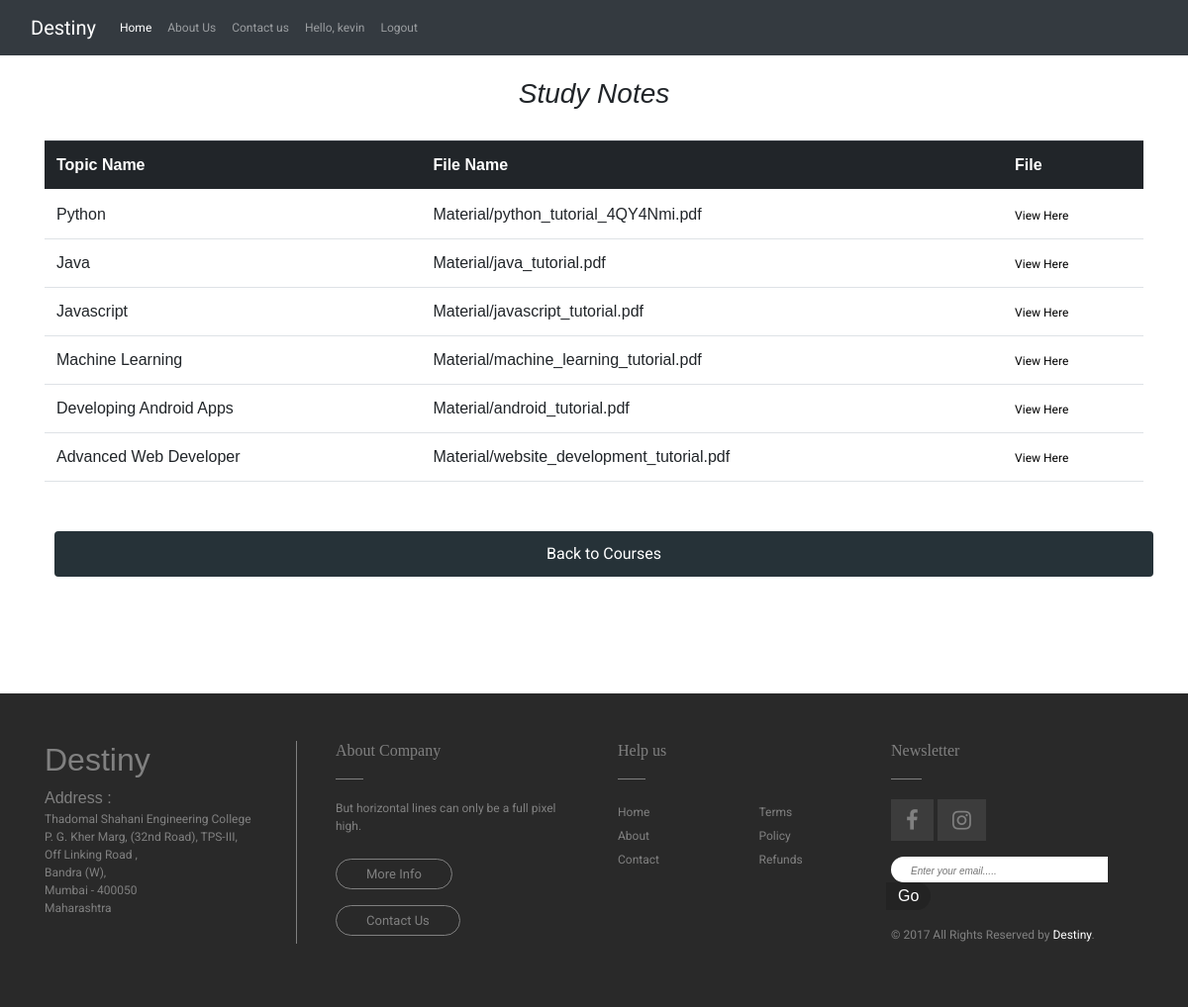
Page /resources.html (signed in) on the committed database.
### Home/models.py (models this page shows)
class Upload_Files(models.Model):
    topic_name = models.CharField(max_length=200)
    notes_file = models.FileField(upload_to="Material/")

### Home/views.py (the view)
# urls.py: path('resources.html', views.resources, name='resources.html'),
def resources(request):
    all_Materials = Upload_Files.objects.all()
    return render(request, 'resources.html', {"Materials": all_Materials})

### templates/resources.html (shortened to what this page needs)
{% extends 'base.html' %}
{% load static %}
{% block body %}
<head>
	<link rel="stylesheet" href="https://stackpath.bootstrapcdn.com/bootstrap/4.5.2/css/bootstrap.min.css">
	<link rel="stylesheet" href="https://cdnjs.cloudflare.com/ajax/libs/font-awesome/4.7.0/css/font-awesome.min.css">
</head>
<body>
<div class="container" id = "notes">
    <h3><i>Study Notes</i></h3> <table class="table">
 <thead class="thead-dark">
        <th scope="col">Topic Name</th>
        <th scope="col">File Name</th>
        <th scope="col">File</th>
 </thead>
        {% for Material in Materials %}
        <tr >
            <td >{{ Material.topic_name }}</td>
            <td>{{Material.notes_file}}</td>
            <td><a href="{{Material.notes_file.url}}" type = "application/pdf" >View Here</a></td>
        </tr>
{% endfor %}
  </table>
    <br>
    <div ><a href="catalog"><button type="submit" class="btn" id="back" >Back to Courses</button></a></div><br> <br>
</div>
{% endblock body %}

### templates/base.html (shortened to what this page needs)
{% load static %}
<!DOCTYPE html>
<html lang="en">
    <head>
        <link rel="stylesheet" href="Assets/css/catalogStyle.css">
        <link href="https://cdn.jsdelivr.net/npm/bootstrap@5.0.0-beta3/dist/css/bootstrap.min.css" rel="stylesheet"
>
    </head>
    <body>
<nav class="navbar navbar-expand-lg navbar-dark bg-dark">
    <div class="container-fluid">
      <a class="navbar-brand" href="/">Destiny</a>
      <div class="collapse navbar-collapse" id="navbarSupportedContent">
        <ul class="navbar-nav me-auto mb-2 mb-lg-0">
          <li class="nav-item">
            <a class="nav-link active" aria-current="page" href="/">Home</a>
          </li>
          <li class="nav-item">
            <a class="nav-link" href="aboutus">About Us</a>
          </li>
          <li class="nav-item">
            <a class="nav-link" href="contactus">Contact us</a>
          </li>
            {% if user.is_authenticated %}
            <li class="nav-item">
                <a class="nav-link"> Hello, {{user.username}}</a></li>
            <li class="nav-item">
            <a class="nav-link" href="logout">Logout</a>
          </li>
            {% elif faculty.is_authenticated %}
            <li class="nav-item">
                <a class="nav-link"> Hello, {{faculty.username}}</a></li>
            <li class="nav-item">
            <a class="nav-link" href="logout">Logout</a>
          </li>
            {% endif %}
        </ul>
      </div>
    </div>
  </nav>
    {% block body %}
    {% endblock body %}
  <link rel="stylesheet" href="https://maxcdn.bootstrapcdn.com/bootstrap/4.1.3/css/bootstrap.min.css">
  <link rel="stylesheet" href="https://cdnjs.cloudflare.com/ajax/libs/font-awesome/4.7.0/css/font-awesome.min.css">
  <link rel="stylesheet" href= "{% static 'css/footerStyle.css' %}">
<body>
<footer class="container-fluid bg-grey py-5">
<div class="container">
   <div class="row">
      <div class="col-md-6">
         <div class="row">
            <div class="col-md-6 ">
               <div class="logo-part">
                  <h2>Destiny</h2>
                  <address><span>
                    Address :
                    <p>Thadomal Shahani Engineering College<br>
                    P. G. Kher Marg, (32nd Road), TPS-III,<br>
                    Off Linking Road ,<br>
                    Bandra (W),<br>
                    Mumbai - 400050<br>
                    Maharashtra</p></span>
                  </address>
               </div>
            </div>
            <div class="col-md-6 px-4">
               <h6> About Company</h6>
               <p>But horizontal lines can only be a full pixel high.</p>
               <a href="#" class="btn-footer"> More Info </a><br>
               <a href="#" class="btn-footer"> Contact Us</a>
            </div>
         </div>
      </div>
      <div class="col-md-6">
         <div class="row">
            <div class="col-md-6 px-4">
               <h6> Help us</h6>
               <div class="row ">
                  <div class="col-md-6">
                     <ul>
                        <li> <a href="/"> Home</a> </li>
                        <li> <a href="aboutus"> About</a> </li>
                        <li> <a href="contactus"> Contact</a> </li>
                     </ul>
                  </div>
                  <div class="col-md-6 px-4">
                     <ul>
                        <li> <a href="#"> Terms</a> </li>
                        <li> <a href="#"> Policy</a> </li>
                        <li> <a href="#"> Refunds</a> </li>
                     </ul>
                  </div>
               </div>
            </div>
            <div class="col-md-6 ">
               <h6> Newsletter</h6>
               <div class="social">
                  <a href="aboutus.html"><i class="fa fa-facebook" aria-hidden="true"></i></a>
                  <a href="Contactus.html"><i class="fa fa-instagram" aria-hidden="true"></i></a>
               </div>
               <form class="form-footer my-3">
                  <input type="text"  placeholder="Enter your email....." name="search">
                  <input type="button" value="Go" >
               </form>
               <p class="copyright-text">&copy; 2017 All Rights Reserved by
         <a href="index.html" style="color: White;">Destiny</a>.
            </div>
         </div>
      </div>
   </div>
</div>
</body>
</html>

### static/css/footerStyle.css (style rules this page uses)
body { font-family: 'Signika', sans-serif; }
.bg-grey { background: #292929; }
footer { color: grey; }
footer p, a { font-size: 12px; font-family: 'Roboto', sans-serif; }
footer h6 { font-family: 'Playfair Display', serif; margin-bottom: 40px; position: relative; }
footer h6:after { position: absolute; content: ""; background: grey; width: 12%; height: 1px; left: 0; bottom: -20px; }
.btn-footer { color: grey; text-decoration: none; border: 1px solid; border-radius: 43px; font-size: 13px; padding: 7px 30px; line-height: 47px; }
.form-footer input[type="text"] { border: none; border-radius: 16px 0 0 16px; outline: none; padding-left: 10px; }
::placeholder { font-size: 10px; padding-left: 10px; font-style: italic; }
.form-footer input[type="button"] { border: none; background:#232323; margin-left: -5px; color: #fff; outline: none; border-radius: 0 16px 16px 0; padding: 2px 12px; }
.social .fa { color: grey; font-size: 22px; padding: 10px 15px; background: #3c3c3c; }
footer ul li { list-style: none; display: block; }
footer ul { padding-left: 0; }
footer ul li a { text-decoration: none; color: grey; text-decoration:none; }
.logo-part { border-right: 1px solid grey; height: 100%; }

### templates/resources.html (style rules this page uses)
#notes { padding-bottom:5%; }
#notes h3 { text-align: center; padding:2%; }
#notes a { color: #000; }
#back { margin:10px; padding:10px; width:100%; background:#263238; color:#fff; }

### rows in the picture
Upload_Files: topic_name "Python", notes_file "Material/python_tutorial_4QY4Nmi.pdf"
Upload_Files: topic_name "Java", notes_file "Material/java_tutorial.pdf"
Upload_Files: topic_name "Javascript", notes_file "Material/javascript_tutorial.pdf"
Upload_Files: topic_name "Machine Learning", notes_file "Material/machine_learning_tutorial.pdf"
Upload_Files: topic_name "Developing Android Apps", notes_file "Material/android_tutorial.pdf"
Upload_Files: topic_name "Advanced Web Developer", notes_file "Material/website_development_tutorial.pdf"

### other values in the picture
{{ user.username }} "kevin"
